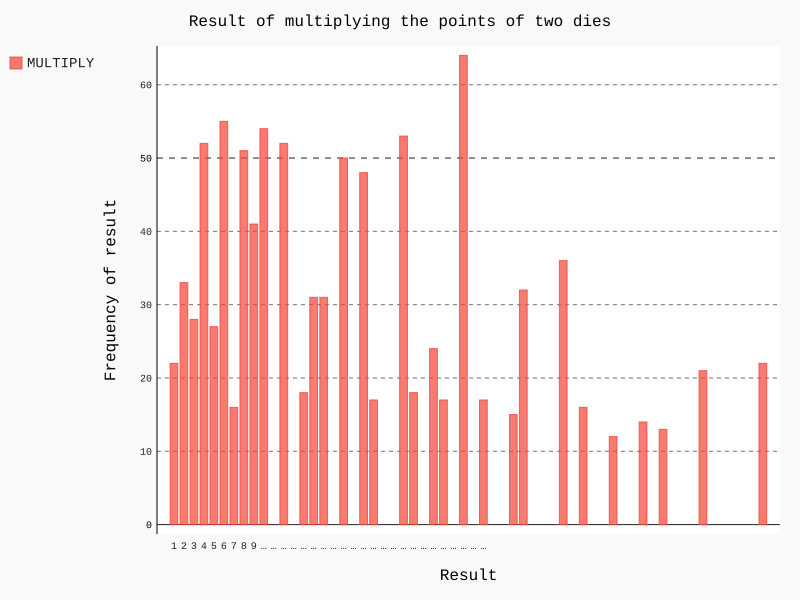

Recreate this plot in Python.
from random import randint
import pygal
class Die():
    def __init__(self,num_sides=6):
        self.num_sides=num_sides
    def roll(self):
        return randint(1,self.num_sides)


die1=Die(6)
die2=Die(10)

results=[]
for i in range(1000):
    result=die1.roll()*die2.roll()
    results.append(result)

frequencies=[]
for value in range(1,61):
    frequency=results.count(value)
    frequencies.append(frequency)

hist=pygal.Bar()
hist.title='Result of multiplying the points of two dies'
hist.x_labels=['1','2','3','4','5','6','7','8','9','10','12','14','15','16','18','20','21','24','25','27','28','30','32','35','36','40','42','45','48','50','54','60']
hist.x_title='Result'
hist.y_title='Frequency of result'
hist.add('MULTIPLY',frequencies)
hist.render_to_file('第一题.svg')
